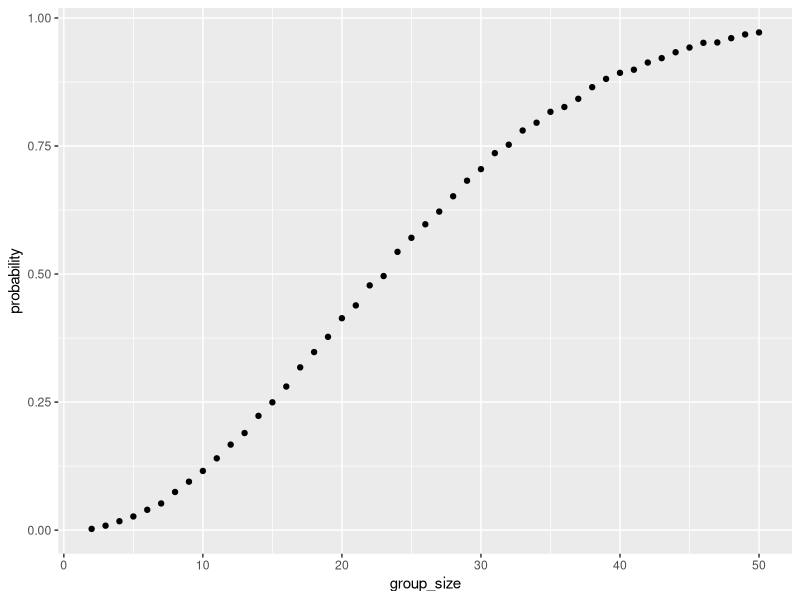

This figure's R source: (Note: this script raises an error after producing the figure.)
## ---- chunk 1
library(tidyverse)
set.seed(1)
## ---- chunk 2
birthday_prob = function(x) {
  
  y = sample(1:365, size = x, replace = TRUE)
  
  duplicate = any(duplicated(y))
  
  return(duplicate)
  
}

#Function check
birthday_prob(10)
birthday_prob(200)

# Plot function
birthday = tibble(
  group_size = 2:50
) |> 
  mutate(
    probability = 
      map(group_size, ~mean(replicate(10000, birthday_prob(.x))) 
  ) |> unlist()
)

birthday |> 
  ggplot(aes(x = group_size, y = probability)) + 
  geom_point()
## ---- chunk 3
subject_files = tibble(
  name = list.files(path = "data", full.names = TRUE)
) |>
  mutate(
    data = map(name, read_csv),
    arm = case_when(
      str_detect(name, "con_") ~ "Control",
      str_detect(name, "exp_") ~ "Experimental"
    ),
    subject_id = basename(name) |>
      str_replace("con_", "") |>
      str_replace("exp_", "") |>
      str_replace(".csv", "")
  )|>
  unnest(cols = data) |>
  pivot_longer(
    cols = starts_with("week"),
    names_to = "week",
    values_to = "observation"
  ) |>
  mutate(
  week = as.numeric(str_replace(week, "week_", "")),
  subject_id = paste(arm, subject_id, sep = "_")
  ) |>
  select(subject_id, arm, week, observation)

subject_files |> 
  ggplot(aes(x = week, y = observation, group = subject_id, color = arm)) + 
  geom_line() + 
  labs(x = "week", y = "Observations")
## ---- chunk 4
sim_data = function(x){
  
  tibble(
  x_vec = rnorm(30,x, 5)
) |> 
  pull(x_vec) |> 
  t.test() |> 
  broom::tidy()
  
}

sim_0 = tibble(
  sim = 1:5000
) |>
  mutate(
    results = purrr::map(sim, ~ sim_data(0))
  )|> 
  unnest(cols = results) |> 
  select(estimate,p.value) |> 
  mutate(
    reject_null = case_when(
      p.value < 0.05 ~ 1,
      TRUE ~ 0
    ),
    power = mean(reject_null)
  )
